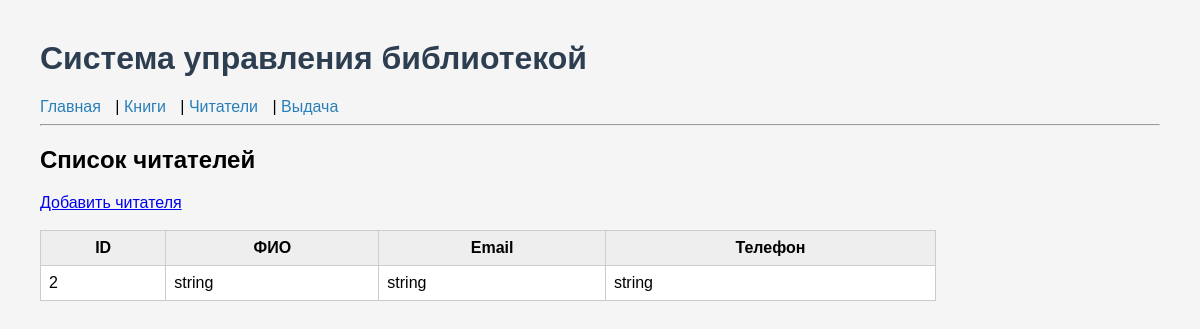
Page /readers_page on the committed database.
### app/models.py (models this page shows)
class Reader(Base):
    __tablename__ = "readers"
    id = Column(Integer, primary_key=True, index=True)
    full_name = Column(String, nullable=False)
    email = Column(String, unique=True)
    phone = Column(String)
    issues = relationship("Issue", back_populates="reader")

### app/routes/pages.py (the view)
@router.get("/readers_page", response_class=HTMLResponse)
def readers_page(request: Request, db: Session = Depends(get_db)):
    readers = db.query(models.Reader).all()
    return templates.TemplateResponse("readers.html", {
        "request": request,
        "readers": readers
    })

### app/templates/readers.html
{% extends "base.html" %}
{% block content %}
<h2>Список читателей</h2>
<a href="/add_reader_page">Добавить читателя</a>
<br><br>
<table>
    <tr>
        <th>ID</th>
        <th>ФИО</th>
        <th>Email</th>
        <th>Телефон</th>
    </tr>
    {% for reader in readers %}
    <tr>
        <td>{{ reader.id }}</td>
        <td>{{ reader.full_name }}</td>
        <td>{{ reader.email }}</td>
        <td>{{ reader.phone }}</td>
    </tr>
    {% endfor %}
</table>
{% endblock %}

### app/static/css/style.css (style rules this page uses)
body { font-family: Arial; margin: 40px; background-color: #f5f5f5; }
table { border-collapse: collapse; width: 80%; background: white; }
th, td { border: 1px solid #ccc; padding: 8px; }
th { background: #eee; }

### rows in the picture
Reader: id "2", full_name "string", email "string", phone "string"
